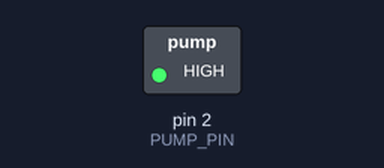
A sketch run on a simulated Arduino Nano, built with avr-gcc and run on an emulated ATmega328P. Parts: switched loads named in the sketch (green lamp = pin HIGH).

Above: at 5.0 s.
At 15.0 s:
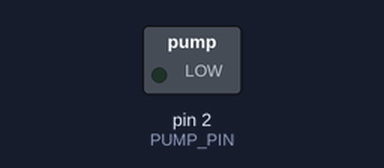
Timing chart, 0 to 26.0 s (numbered marks = the images above):
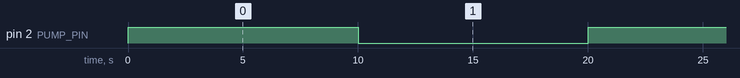

The sketch:

ansteuerungPumpe.ino
```cpp
/**
 * @file ansteuerungPumpe.ino
 * @brief Control of the COMET submersible pump ELEGANT 12V using a MOSFET and an Arduino Nano 33 BLE Sense.
 *
 * The pump is powered by an external 12V power supply and switched via an N-channel MOSFET.
 * The control signals (start/stop) are given via a digital Arduino output pin.
 */

/// GPIO pin on the Arduino to control the MOSFET gate
const int PUMP_PIN = 2;

/// Optional maximum pump runtime in milliseconds (e.g., 60 seconds)
const unsigned long MAX_RUNTIME_MS = 60000;

/// Internal variable for time tracking
unsigned long pumpStartTime = 0;

/**
 * @brief Initializes the pump control pin as output and ensures the pump is off at startup.
 */
void setup() {
  pinMode(PUMP_PIN, OUTPUT);
  stopPump();  // Ensure the pump is off at startup
}

/**
 * @brief Main program loop with a simple start/stop test.
 */
void loop() {
  // Example: Start the pump for a defined time, then stop
  startPump();
  delay(10000); // Run for 10 seconds
  stopPump();
  delay(10000); // Pause for 10 seconds
}

/**
 * @brief Activates the pump by setting the MOSFET gate to HIGH.
 * Also stores the start time for monitoring.
 */
void startPump() {
  digitalWrite(PUMP_PIN, HIGH);
  pumpStartTime = millis();
}

/**
 * @brief Deactivates the pump by setting the MOSFET gate to LOW.
 */
void stopPump() {
  digitalWrite(PUMP_PIN, LOW);
  pumpStartTime = 0;
}

/**
 * @brief Returns whether the pump is currently active.
 * @return true if the pump is running, false otherwise.
 */
bool isPumpActive() {
  return digitalRead(PUMP_PIN) == HIGH;
}
```

Measured:
- by itself, pin 2 (PUMP_PIN): alternates HIGH for 10.0 s and LOW for 10.0 s
